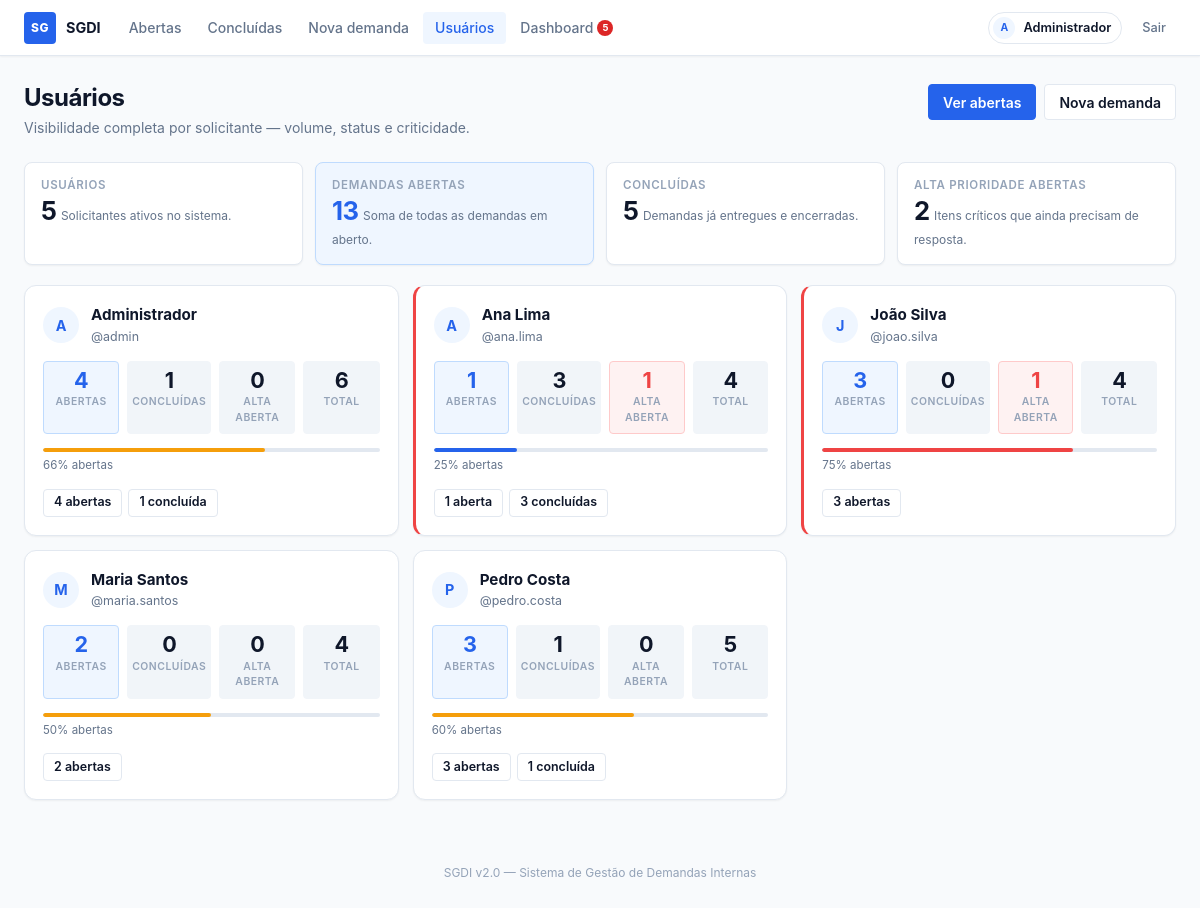
/usuarios (signed in), run on the app's committed database.
### tables this page shows
CREATE TABLE usuarios (
            id INTEGER PRIMARY KEY AUTOINCREMENT,
            username TEXT NOT NULL UNIQUE,
            nome TEXT NOT NULL,
            senha_hash TEXT NOT NULL
        );

### app.py (the view)
@app.route("/usuarios")
@login_required
def usuarios():
    stats = get_all_users_with_stats()
    return render_template("usuarios.html", usuarios_stats=stats)

### app.py (called while the page is built)
def login_required(f):
    @wraps(f)
    def decorated(*args, **kwargs):
        if "usuario_id" not in session:
            flash("Faça login para continuar.")
            return redirect(url_for("login"))
        return f(*args, **kwargs)
    return decorated

@app.context_processor
def inject_globals():
    if "csrf_token" not in session:
        session["csrf_token"] = secrets.token_hex(32)
    return {
        "csrf_token": session["csrf_token"],
        "usuario_logado": {
            "id": session.get("usuario_id"),
            "nome": session.get("usuario_nome"),
            "username": session.get("usuario_username"),
        } if "usuario_id" in session else None,
    }

### database.py (called while the page is built)
def get_db_connection():
    conn = sqlite3.connect(DB_PATH)
    conn.row_factory = sqlite3.Row
    conn.execute("PRAGMA foreign_keys = ON")
    return conn

def get_all_users_with_stats():
    conn = get_db_connection()
    try:
        return conn.execute(
            """
            SELECT
                u.id,
                u.username,
                u.nome,
                COUNT(d.id) AS total,
                SUM(CASE WHEN d.status = ? THEN 1 ELSE 0 END) AS abertas,
                SUM(CASE WHEN d.status = ? THEN 1 ELSE 0 END) AS concluidas,
                SUM(CASE WHEN d.status = ? AND d.prioridade = ? THEN 1 ELSE 0 END) AS alta_abertas
            FROM usuarios u
            LEFT JOIN demandas d ON d.usuario_id = u.id
            GROUP BY u.id
            ORDER BY u.nome
            """,
            (STATUS_ABERTA, STATUS_CONCLUIDA, STATUS_ABERTA, PRIORIDADE_ALTA),
        ).fetchall()
    finally:
        conn.close()

### templates/usuarios.html (shortened to what this page needs)
{% extends "base.html" %}
{% block content %}
<div class="page-header">
    <div>
        <h1>Usuários</h1>
        <p class="page-header__sub">Visibilidade completa por solicitante — volume, status e criticidade.</p>
    </div>
    <div class="page-header__actions">
        <a href="{{ url_for('index') }}" class="btn btn--primary">Ver abertas</a>
        <a href="{{ url_for('nova_demanda') }}" class="btn btn--secondary">Nova demanda</a>
    </div>
</div>
<div class="stats-bar">
    <div class="stat-card">
        <p class="stat-card__label">Usuários</p>
        <strong class="stat-card__value">{{ usuarios_stats|length }}</strong>
        <span class="stat-card__hint">Solicitantes ativos no sistema.</span>
    </div>
    <div class="stat-card stat-card--accent">
        <p class="stat-card__label">Demandas abertas</p>
        <strong class="stat-card__value">{{ usuarios_stats|sum(attribute='abertas') }}</strong>
        <span class="stat-card__hint">Soma de todas as demandas em aberto.</span>
    </div>
    <div class="stat-card">
        <p class="stat-card__label">Concluídas</p>
        <strong class="stat-card__value">{{ usuarios_stats|sum(attribute='concluidas') }}</strong>
        <span class="stat-card__hint">Demandas já entregues e encerradas.</span>
    </div>
    <div class="stat-card">
        <p class="stat-card__label">Alta prioridade abertas</p>
        <strong class="stat-card__value">{{ usuarios_stats|sum(attribute='alta_abertas') }}</strong>
        <span class="stat-card__hint">Itens críticos que ainda precisam de resposta.</span>
    </div>
</div>
{% if usuarios_stats %}
    <div class="users-grid">
        {% for u in usuarios_stats %}
        <article class="user-card {% if u['alta_abertas'] > 0 %}user-card--alert{% endif %}">
            <div class="user-card__identity">
                <span class="avatar avatar--lg">{{ u['nome'][0] }}</span>
                <div>
                    <p class="user-card__name">{{ u['nome'] }}</p>
                    <p class="user-card__username">@{{ u['username'] }}</p>
                </div>
            </div>
            <div class="user-card__stats">
                <div class="stat-box stat-box--open">
                    <span class="stat-box__value">{{ u['abertas'] }}</span>
                    <span class="stat-box__label">abertas</span>
                </div>
                <div class="stat-box">
                    <span class="stat-box__value">{{ u['concluidas'] }}</span>
                    <span class="stat-box__label">concluídas</span>
                </div>
                <div class="stat-box {% if u['alta_abertas'] > 0 %}stat-box--alert{% endif %}">
                    <span class="stat-box__value">{{ u['alta_abertas'] }}</span>
                    <span class="stat-box__label">alta aberta</span>
                </div>
                <div class="stat-box">
                    <span class="stat-box__value">{{ u['total'] }}</span>
                    <span class="stat-box__label">total</span>
                </div>
            </div>
            {% if u['total'] > 0 %}
                {% set pct = (u['abertas'] / u['total'] * 100)|int %}
                <div>
                    <div class="progress-bar">
                        <div class="progress-bar__fill {% if pct > 66 %}progress-bar__fill--high{% elif pct > 33 %}progress-bar__fill--mid{% endif %}" style="width: {{ pct }}%"></div>
                    </div>
                    <p class="progress-label">{{ pct }}% abertas</p>
                </div>
            {% else %}
                <p class="progress-label">Nenhuma demanda registrada.</p>
            {% endif %}
            <div class="user-card__actions">
                {% if u['abertas'] > 0 %}
                    <a href="{{ url_for('index', usuario_id=u['id']) }}" class="btn btn--secondary btn--sm">
                        {{ u['abertas'] }} aberta{{ 's' if u['abertas'] != 1 else '' }}
                    </a>
                {% endif %}
                {% if u['concluidas'] > 0 %}
                    <a href="{{ url_for('concluidas', usuario_id=u['id']) }}" class="btn btn--secondary btn--sm">
                        {{ u['concluidas'] }} concluída{{ 's' if u['concluidas'] != 1 else '' }}
                    </a>
                {% endif %}
            </div>
        </article>
        {% endfor %}
    </div>
{% else %}
    <div class="empty-state">
        <h3>Nenhum usuário encontrado.</h3>
        <p>Reinicialize o banco de dados com <code>python init_db.py</code> para criar os usuários de teste.</p>
    </div>
{% endif %}
{% endblock %}

### templates/base.html (shortened to what this page needs)
<!DOCTYPE html>
<html lang="pt-BR">
<head>
    <link rel="stylesheet" href="{{ url_for('static', filename='style.css') }}">
</head>
<body>
    <nav class="navbar">
        <div class="navbar__inner">
            <a href="{{ url_for('dashboard') }}" class="navbar__brand">
                <span class="navbar__logo">SG</span>
                <span class="navbar__name">SGDI</span>
            </a>
            <div class="navbar__links">
                <a href="{{ url_for('index') }}"
                   class="navbar__link {% if request.endpoint in ['index', 'buscar'] %}is-active{% endif %}">
                    Abertas
                </a>
                <a href="{{ url_for('concluidas') }}"
                   class="navbar__link {% if request.endpoint == 'concluidas' %}is-active{% endif %}">
                    Concluídas
                </a>
                <a href="{{ url_for('nova_demanda') }}"
                   class="navbar__link {% if request.endpoint == 'nova_demanda' %}is-active{% endif %}">
                    Nova demanda
                </a>
                <a href="{{ url_for('usuarios') }}"
                   class="navbar__link {% if request.endpoint == 'usuarios' %}is-active{% endif %}">
                    Usuários
                </a>
                <a href="{{ url_for('dashboard') }}"
                   class="navbar__link {% if request.endpoint == 'dashboard' %}is-active{% endif %}">
                    Dashboard
                    <span class="nav-alert-badge" id="nav-alert-badge" style="display:none"></span>
                </a>
            </div>
            <div class="navbar__end">
                {% if usuario_logado %}
                    <div class="navbar__user">
                        <span class="avatar avatar--sm">{{ usuario_logado.nome[0] }}</span>
                        <span class="navbar__user-name">{{ usuario_logado.nome }}</span>
                    </div>
                    <form method="POST" action="{{ url_for('logout') }}">
                        <button type="submit" class="navbar__logout">Sair</button>
                    </form>
                {% endif %}
            </div>
        </div>
    </nav>
    <main class="container">
        {% block content %}{% endblock %}
    </main>
    <footer class="app-footer">
        <p>SGDI v2.0 — Sistema de Gestão de Demandas Internas</p>
    </footer>
</body>
</html>

### data on the page
usuarios: nome "Administrador", nome "A", username "admin", abertas "4", concluidas "1", alta_abertas "0", total "6", pct "66", abertas "s"
usuarios: nome "A", nome "Ana Lima", username "ana.lima", abertas "1", concluidas "3", alta_abertas "1", total "4", pct "25", concluidas "s"
usuarios: nome "J", nome "João Silva", username "joao.silva", abertas "3", concluidas "0", alta_abertas "1", total "4", pct "75", abertas "s"
usuarios: nome "M", nome "Maria Santos", username "maria.santos", abertas "2", concluidas "0", alta_abertas "0", total "4", pct "50", abertas "s"
usuarios: nome "P", nome "Pedro Costa", username "pedro.costa", abertas "3", concluidas "1", alta_abertas "0", total "5", pct "60", abertas "s"

### other printed values
{{ usuario_logado.nome[0] }} "A"
{{ usuarios_stats|length }} "5"
{{ usuarios_stats|sum(attribute='abertas') }} "13"
{{ usuarios_stats|sum(attribute='concluidas') }} "5"
{{ usuarios_stats|sum(attribute='alta_abertas') }} "2"
